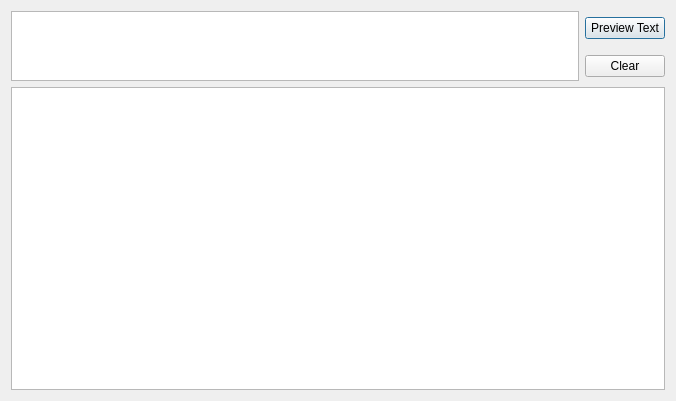
<?xml version="1.0" encoding="UTF-8"?>
<ui version="4.0">
 <class>Dialog</class>
 <widget class="QDialog" name="Dialog">
  <property name="windowModality">
   <enum>Qt::ApplicationModal</enum>
  </property>
  <property name="geometry">
   <rect>
    <x>0</x>
    <y>0</y>
    <width>676</width>
    <height>401</height>
   </rect>
  </property>
  <property name="windowTitle">
   <string>Sentence Preview</string>
  </property>
  <property name="windowIcon">
   <iconset resource="images.qrc">
    <normaloff>:/icons/iconsimple.ico</normaloff>:/icons/iconsimple.ico</iconset>
  </property>
  <layout class="QGridLayout" name="gridLayout">
   <item row="0" column="0" rowspan="2">
    <widget class="QTextEdit" name="customTextEdt">
     <property name="whatsThis">
      <string>Write a custom text to preview how it would appear in-game with the selected font!</string>
     </property>
     <property name="locale">
      <locale language="English" country="Ireland"/>
     </property>
    </widget>
   </item>
   <item row="0" column="1">
    <widget class="QPushButton" name="previewCustomTextBtn">
     <property name="text">
      <string>Preview Text</string>
     </property>
    </widget>
   </item>
   <item row="1" column="1">
    <widget class="QPushButton" name="clearCustomTextBtn">
     <property name="text">
      <string>Clear</string>
     </property>
    </widget>
   </item>
   <item row="2" column="0" colspan="2">
    <widget class="QGraphicsView" name="sentenceViewPngFont">
     <property name="cursor" stdset="0">
      <cursorShape>CrossCursor</cursorShape>
     </property>
     <property name="mouseTracking">
      <bool>true</bool>
     </property>
     <property name="layoutDirection">
      <enum>Qt::LeftToRight</enum>
     </property>
     <property name="backgroundBrush">
      <brush brushstyle="SolidPattern">
       <color alpha="255">
        <red>131</red>
        <green>166</green>
        <blue>235</blue>
       </color>
      </brush>
     </property>
     <property name="alignment">
      <set>Qt::AlignLeading|Qt::AlignLeft|Qt::AlignTop</set>
     </property>
    </widget>
   </item>
  </layout>
 </widget>
 <resources>
  <include location="images.qrc"/>
 </resources>
 <connections/>
</ui>
